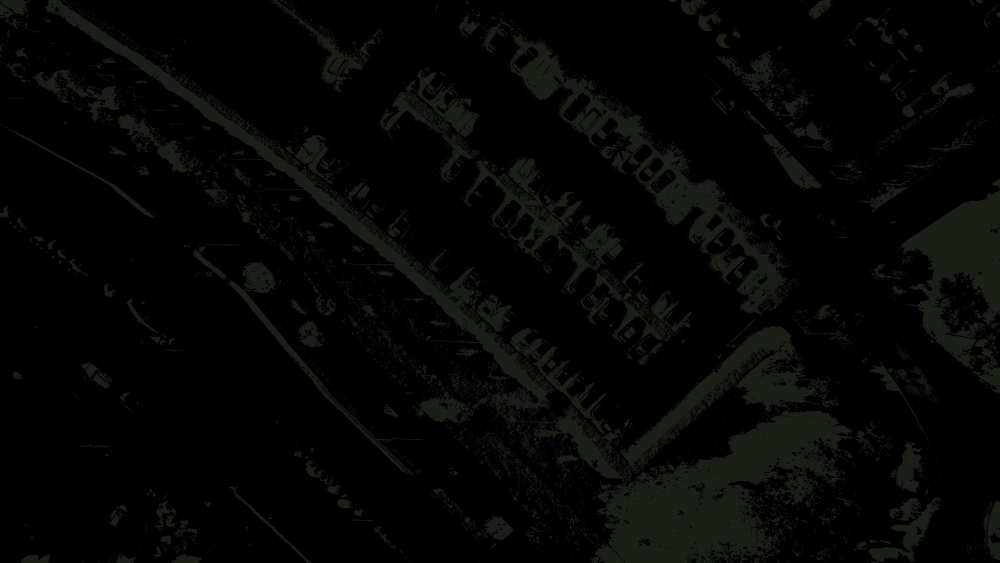
#> input picture Image Splitter Based on Color Value/0.jpg, 4000 x 2250 px, given in place of DJI_0289.jpg, which was not available (shown at 1/4 size)
$ jupyter execute Untitled.ipynb
#> lines starting #> are read from the running program, lines starting #| are printed output that depends on the picture; pictures that were not available may be replaced by others from this repository, and a replacement may not be noted
[cell 1]
import pandas as pd
import numpy as np
import cv2
import matplotlib.pyplot as plt
from PIL import Image
# K-Means Classification

def classification(rawimage, clusters, outputimage):
#> called with rawimage = 'DJI_0289.jpg', clusters = 5, outputimage = '5Clusters.jpg'
    original_image = cv2.imread(rawimage)
#> original_image is the input picture: shape (2250, 4000, 3); mean B, G, R 4.5, 5.7, 4.9
    img = cv2.cvtColor(original_image, cv2.COLOR_BGR2RGB)
    vectorized = img.reshape((-1, 3))
    vectorized = np.float32(vectorized)
    criteria = (cv2.TERM_CRITERIA_EPS + cv2.TERM_CRITERIA_MAX_ITER, 10, 1.0)
    K = clusters
    attempts = 10
    ret, label, center = cv2.kmeans(vectorized, K, None, criteria, attempts, cv2.KMEANS_PP_CENTERS)
#> ret = 7717936.1; center = [[0.0269, 0.092, 0.0304], [26.18, 31.17, 24.13], [2.29, 3, 1.76], [29.44, 32.05, 27.6], [24.21, 27.86, 22.07]]
    center = np.uint8(center)
#> center = [[0, 0, 0], [26, 31, 24], [2, 2, 1], [29, 32, 27], [24, 27, 22]]
    res = center[label.flatten()]
    result_image = res.reshape(img.shape)
    figure_size = 15
    cv2.imwrite(outputimage, result_image)
    return result_image

[cell 2]
rimg = classification("DJI_0289.jpg", 5, "5Clusters.jpg")

[cell 3]
image = []
gray = cv2.cvtColor(rimg, cv2.COLOR_BGR2GRAY)
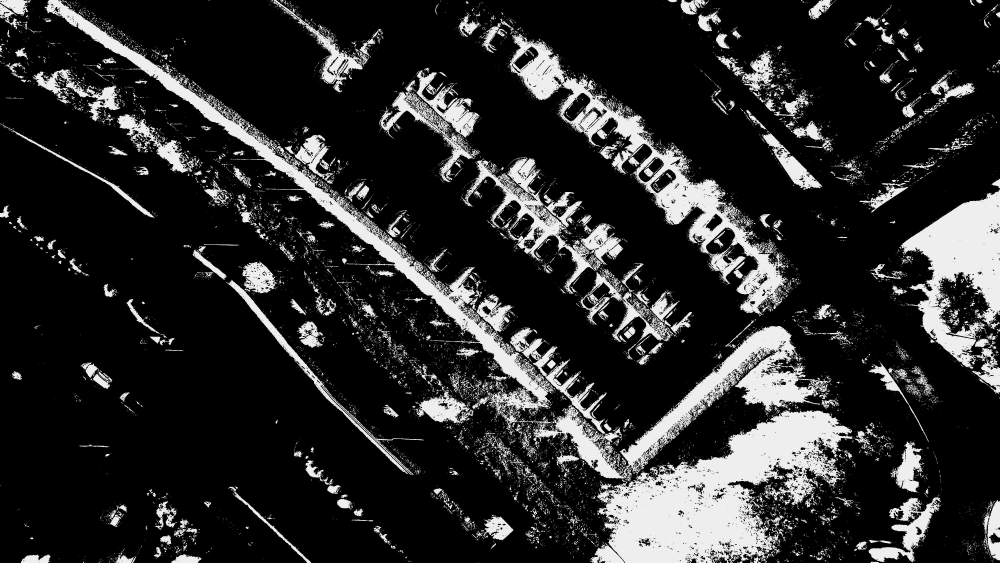
#> gray: shape (2250, 4000) (shown at 1/4 size); min 0, max 30, mean 5.1; drawn with min black and max white
hist = cv2.calcHist([gray],[0],None,[256],[0,256])
#> hist = 256 values, max 7099303 at index 0, min 0 at index 1, mean 35156.2
colors = np.where(hist>5000)
#> colors = ([0, 2, 25, 28, 30], [0, 0, 0, 0, 0])
img_number = 0
for color in colors[0]:
    print(color)
    split_image = rimg.copy()
    split_image[np.where(gray != color)] = 0
    cv2.imwrite(str(img_number)+".jpg",split_image)
    img_number+=1
#> this loop made 5 passes
#> color on passes 3 to 5: 25, 28, 30
#| 0
#| 2
#| 25
#| 28
#| 30
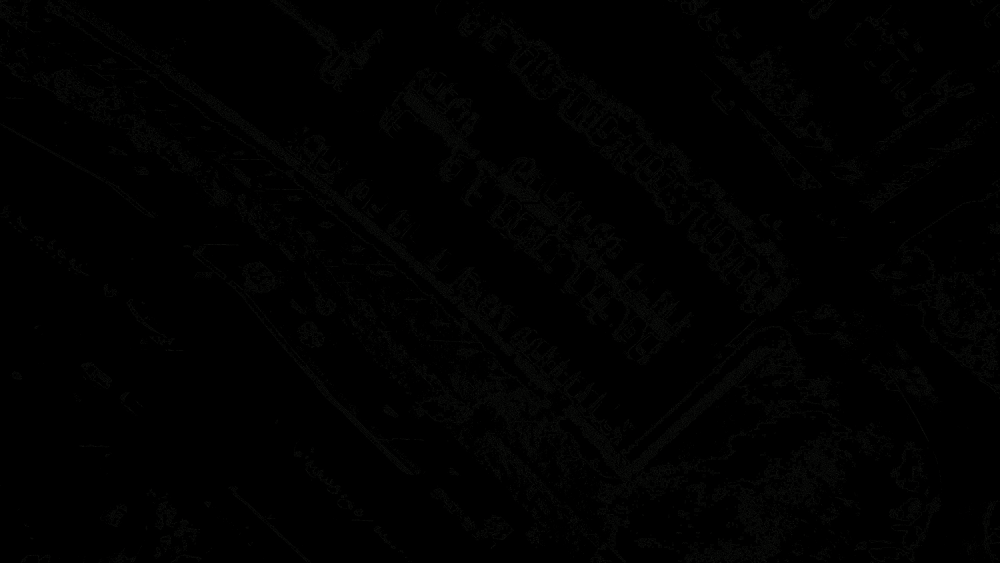
#> split_image: shape (2250, 4000, 3) (shown at 1/4 size); mean R, G, B 1, 1.1, 0.9
#> after the loop, img_number = 5
plt.hist(gray.ravel(),256,[0,256])
plt.savefig('plt')
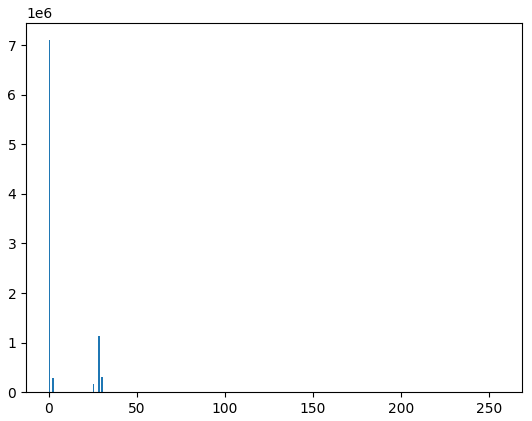
#> figure drawn by matplotlib, 1 panel; tallest bar 7099303 high, from x = 0 to 1
plt.show()

[cell 4]
colours = [x for x in range(4)]
col = ["pixel"] + colours
pixels = pd.DataFrame(columns=col)

[cell 5]
import io
img = Image.open("DJI_0289.jpg")
print(img)
#| <PIL.JpegImagePlugin.JpegImageFile image mode=RGB size=4000x2250 at 0x7F07FDB04850>
